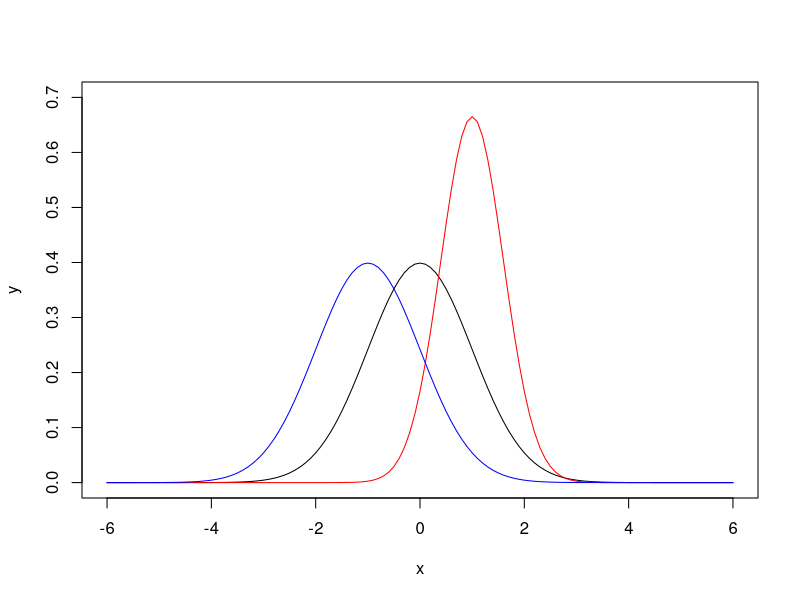
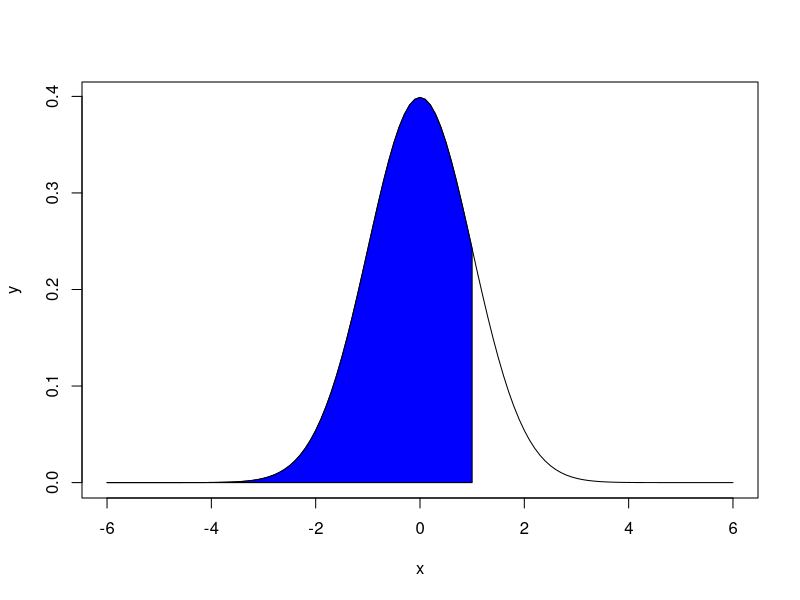
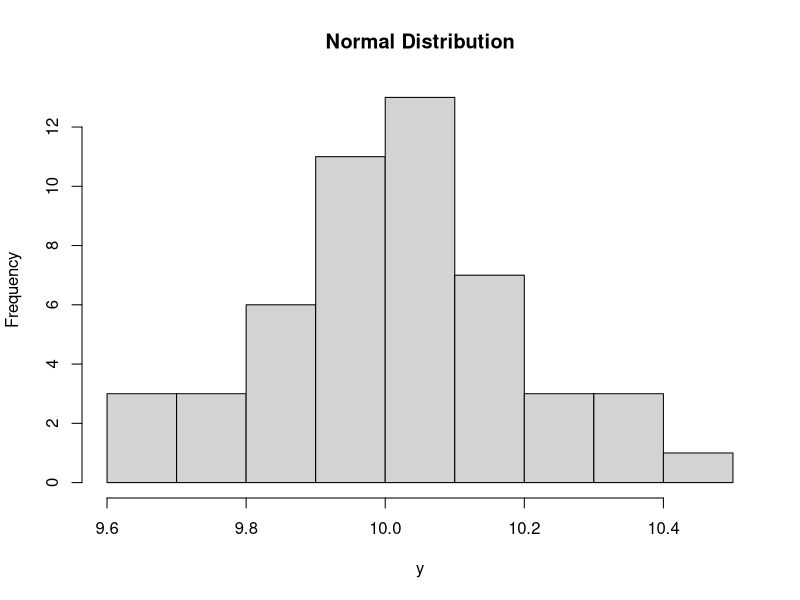
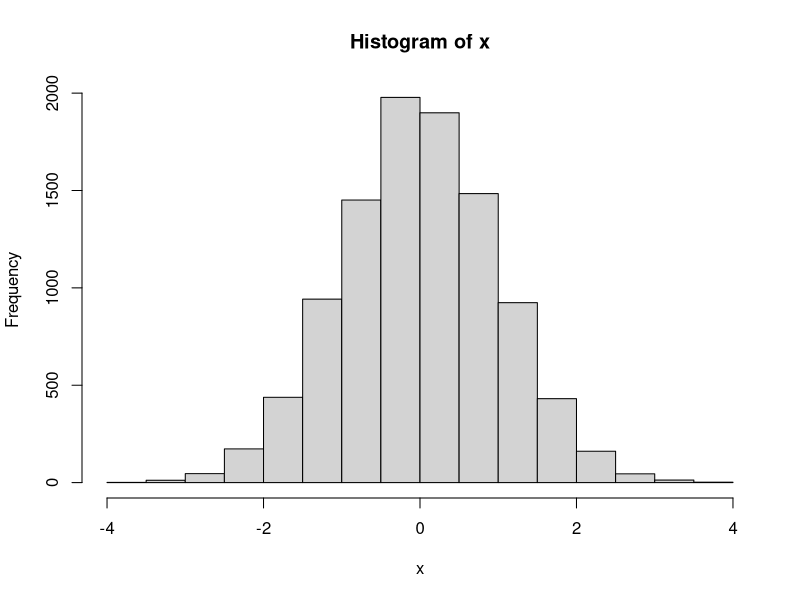
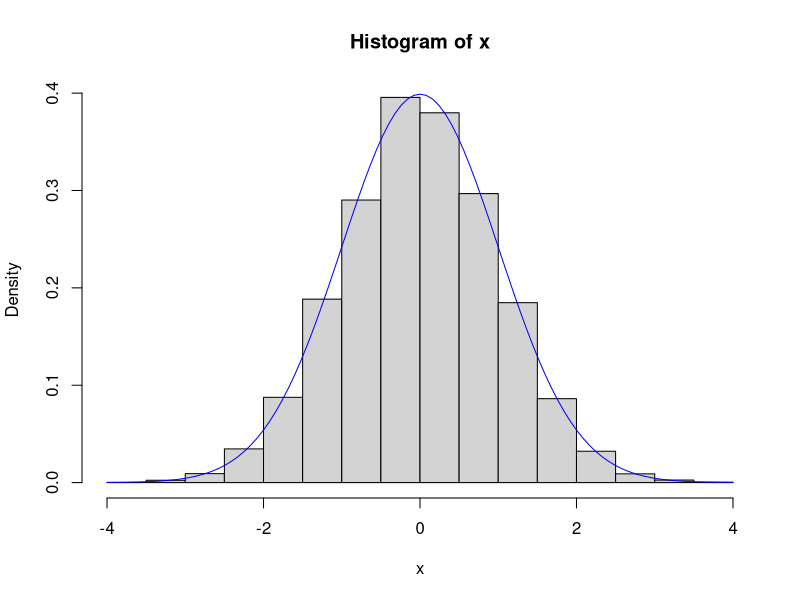
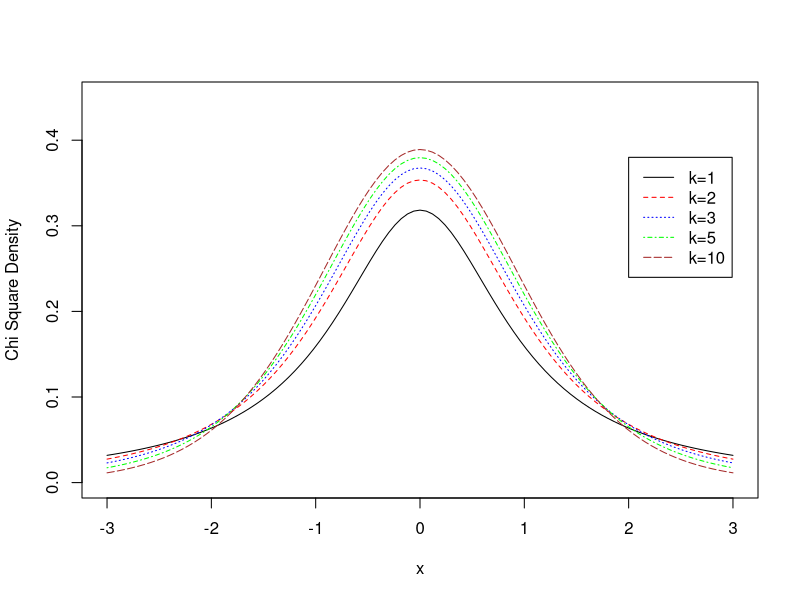
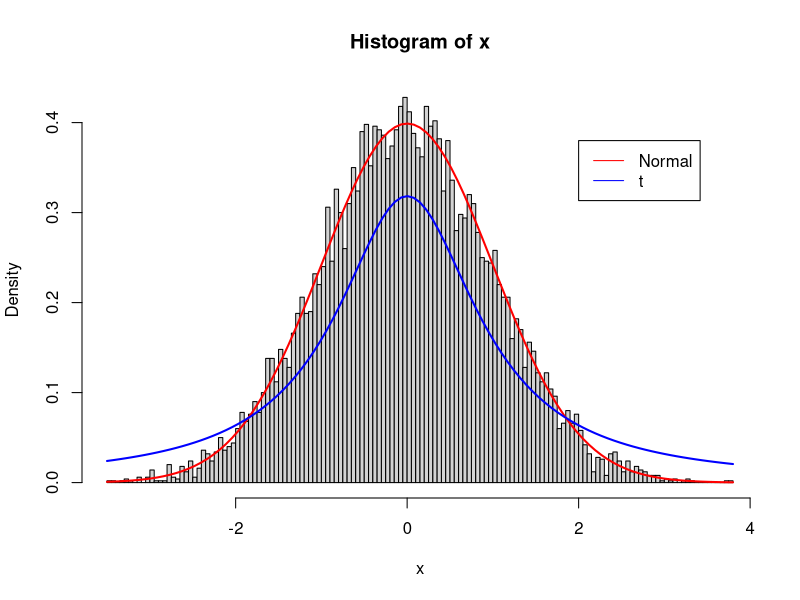
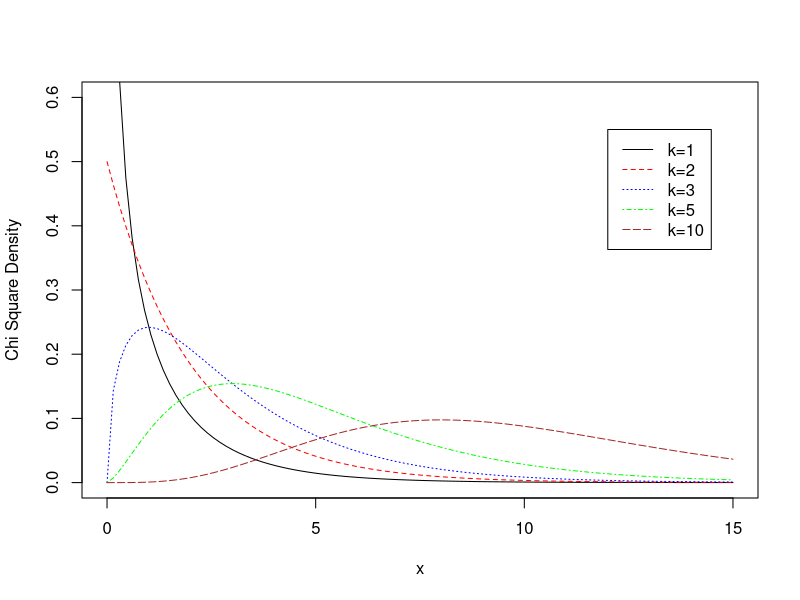

Reproduce these figures in R, in order.
#' ---
#' title: "Demo: Introduction to R - Distribution Functions"
#' author: "Eleni-Rosalina Andrinopoulou, Department of Biostatistics, Erasmus Medical Center"
#' output: 
#'   html_document:
#'     toc: true
#'     toc_float:
#'       collapsed: false
#'     df_print: paged
#' ---
#' 


#' # Common probability distributions 

#' - Normal
#' - $t$
#' - $\chi^2$
#' - $F$
#' - Binomial	

#'
#' # Key functions to describe distributions

#' - the probability density function always begins with 'd' (p.d.f.)
#' - the cumulative distribution function always begins with 'p' (c.d.f.)
#' - the inverse cumulative distribution (or quantile function) always beings with 'q' 
#' - a function that produces random variables always begins with 'r'
#' 
#' ## Normal distribution ($z$-distribution)

#' Plotting a graph with the value of the variable in the horizontal axis and 
#' the count of the values in the vertical axis leads to a bell shape curve.

#' We will use the standard normal distribution, given by $\mu = 0$ and 
#' $\sigma = 1$.


# Create a sequence of numbers between -6 and 6 incrementing by 0.1.
x <- seq(from = -6, to = 6, by = 0.1)


# p.d.f.
y <- dnorm(x = x, mean = 0, sd = 1)
# This function returns the density of the standard normal distribution 
# (mean = 0 and sd = 1).

# Let's try other mean and sd.
w <- dnorm(x = x, mean = -1, sd = 1)
z <- dnorm(x = x, mean = 1, sd = 0.6)
# This function returns the density of the standard normal distribution 
# for a given mean and standard deviation (p.d.f.).

# Plot
plot(x = x, y = y, type = "l", xlim = c(-6,6), ylim = c(0, 0.7))
lines(x = x, y = z, col = "red")
lines(x = x, y = w, col = "blue")


# c.d.f.
y <- pnorm(q = x)
# This function returns the cumulative probability of the standard normal 
# distribution. 
# That is the area under the standard normal curve to the left of x.
# E.g. for x equal to 1
x <- seq(from = -6, to = 6, by = 0.1)
y <- dnorm(x = x, mean = 0, sd = 1) # Z score
plot(x = x, y = y, type = "l", xlim = c(-6,6))
polygon(x = c(x[x <= 1], 1), y = c(y[x <= 1], 0), col = "blue")
# Then:
pnorm(q = 1)
# This means that the probability of getting a value smaller or equal 
# than 1 is 0.84 or 84%.


# If now we want Pr(X > 1) = 1 - Pr(X <= 1)
1 - pnorm(q = 1)
# This means that the probability of getting a value larger than 1 is 0.16 or 16%.

# We can also use the argument lower.tail = FALSE to obtain the same result.
pnorm(q = 1, lower.tail = FALSE)


# Inverse cumulative distribution
qnorm(p = 0.84)
# This function is the inverse of the `pnorm()` function. For example, the X 
# score corresponding to the 84th percentile is 1.


#  Random variables
# Create a sample of 50 numbers which are normally distributed with 
# mean 10 and sd 0.2.
y <- rnorm(n = 50, mean = 10, sd = 0.2)
# This function is used to generate random numbers whose distribution is normal. 
hist(x = y, main = "Normal Distribution")

# In many applications, we want to be able to reproduce the results of 
# our data analysis. It is then important to use the set.seed(q) function 
# to generate the same set of random numbers. Here `q` is an integer. 
set.seed(123)
rnorm(n = 5)
# If we run the above code multiple times, we get the same numbers.


# Let's generate 10000 random values from a normal distribution with 
# mean 0 and sd = 1. 
set.seed(123)
x <- rnorm(n = 10000)
mean(x)
sd(x)
# We see that the mean and sd are very close to 0 and 1 as expected.
# To verify that the data is normally distributed, we generate a histogram 
# using the hist().
hist(x = x)

hist(x = x, freq = FALSE)
# The freq = FALSE argument is to obtain the density (fraction of points in
# each interval) on the y-axis instead of frequency (number of points in each 
# interval). With this option, the total area of the histogram is normalized to 1.
curve(expr = dnorm(x), col = "blue", add = TRUE)
# The function `curve()` draws a curve corresponding to a function.



#' ## t-distribution

#' - Like the normal distribution ($z$-distribution), the t-distribution is 
#' also symmetric.\
#' - The $t$-distribution depends on the degrees of freedom. The curves with more 
#' degrees of freedom are taller and have thinner tails. 
#' These are related to the sample size.\
#' - The $t$-distribution is most useful for small sample sizes, when the 
#' population standard deviation is not known, or both.\
#' - As the sample size increases, the $t$-distribution becomes more similar 
#' to a normal distribution. \
#'
#' **Degrees of freedom**\

#' Degrees of freedom of an estimate is the number of values that have the 
#' freedom to vary in the data sample. It is not quite the same as the number 
#' of items in the sample. For example we are interested in the mean BMI of 
#' our students. Let's assume that we have 50 students. If we also have the 
#' mean value, this means that 49 BMI values can be fixed and 1 can vary.


# Generate a random sample from the standard normal distribution.
x <- rnorm(n = 10000)


# p.d.f.
# For this distribution we need to define the degrees of freedom.
curve(expr = dt(x = x, df = 1), xlim = c(-3, 3), ylim = c(0, 0.45), 
      ylab = "Chi Square Density")
curve(expr = dt(x = x, df = 2), col = "red",lty = 2, add = TRUE)
curve(expr = dt(x = x, df = 3), col = "blue",lty = 3, add = TRUE)
curve(expr = dt(x = x, df = 5), col = "green",lty = 4, add = TRUE)
curve(expr = dt(x = x, df = 10), col = "brown",lty = 5, add = TRUE)
legend(2, 0.38, c("k=1", "k=2", "k=3", "k=5", "k=10"),
       col = c("black", "red", "blue", "green", "brown"), lty = 1:5)


# Difference between normal and $t$ distribution
hist(x, freq = FALSE, breaks = 200)
curve(expr = dnorm(x), col = "red", lwd = 2, add = TRUE)
curve(expr = dt(x = x, df = 1), col = "blue", lwd = 2, add = TRUE)
legend(2, 0.38, c("Normal", "t"),
       col = c("red", "blue"), lty = c(1,1))


# c.d.f.
# The `pt()` function returns the cumulative probability of the $t$ distribution. 
# E.g. Pr(X <= 1):
pt(q = 1, df = 1)
# This means that the probability of getting a value smaller or equal than 
# 1 is 0.75 or 75%.

# If now we want Pr(X > 1) = 1 - Pr(X <= 1)
1 - pt(q = 1, df = 1)
# This means that the probability of getting a value larger than 1 is 0.25 or 25%.

# We can also use the argument lower.tail = FALSE to obtain the same result.
pt(q = 1, df = 1, lower.tail = FALSE)


# Inverse cumulative distribution
qt(p = 0.75, df = 1)
# This function is the inverse of the `pt()` function. 
# For example, the value corresponding to the 75th percentile is 1.

# Random variables
set.seed(123)
x <- rt(n = 10000, df = 3)



#' ## $\chi^2$ distribution

#' A $\chi^2$ distribution with $k$ degrees of freedom is constructed by the sum 
#' of the square of $k$ independent standard normal random variables. 
#' If $X_1, X_2, \dots, X_k$ are independent random variables from the 
#' standard normal distribution, then the random variable
#' $Q = X^2_1+X^2_2+ \dots +X^2_k$ follows the $\chi^2$ distribution with $k$ 
#' degrees of freedom. 


# Generate a random sample from the standard normal distribution.
x <- rnorm(n = 10000)


# p.d.f.
# For this distribution we need to define the degrees of freedom.
curve(expr = dchisq(x = x, df = 1), xlim = c(0, 15), ylim = c(0, 0.6), 
      ylab = "Chi Square Density")
curve(expr = dchisq(x = x, df = 2), col = "red",lty = 2, add = TRUE)
curve(expr = dchisq(x = x, df = 3), col = "blue",lty = 3, add = TRUE)
curve(expr = dchisq(x = x, df = 5), col = "green",lty = 4, add = TRUE)
curve(expr = dchisq(x = x, df = 10), col = "brown",lty = 5, add = TRUE)
legend(12, 0.55, c("k=1", "k=2", "k=3", "k=5", "k=10"),
       col=c("black", "red", "blue", "green", "brown"), lty = 1:5)


# If we now plot x^2, were x is a random variable from the standard normal 
# distribution we get:
hist(x = x^2, freq = FALSE, breaks = 200, xlim = c(0,5))
# Does it look familiar?
curve(expr = dchisq(x = x, df = 1), add = TRUE)
# x^2  follows the \chi^2 distribution with one degree of freedom. 


# Let's assume more variables.
X1 <- rnorm(n = 10000)^2 
X2 <- rnorm(n = 10000)^2  
X3 <- rnorm(n = 10000)^2 
Q <- X1 + X2 + X3

hist(Q, freq = FALSE, breaks = 100)
curve(expr = dchisq(x = x, df = 3), col = "red", add = TRUE)


# Random variables
x <- rchisq(n = 10000, df = 3)


# c.d.f.
# Same as before:
x <- seq(from = 0, to = 10, by = 0.1)
y <- dchisq(x = x, df = 3) 
plot(x, y, type = "l")
polygon(c(x[x <= 8], 8), c(y[x <= 8], 0), col = "blue")
# The Pr(x^2 <= 8) is
pchisq(q = 8, df = 3)

plot(x, y, type = "l")
polygon(c(8, x[x >= 8], max(x)), c(0, y[x >= 8], 0), col = "blue")
# The Pr(x^2 > 8) is
pchisq(q = 8, df = 3, lower.tail = FALSE)


# Inverse cumulative distribution
qchisq(p = 0.95, df = 3)
# This function is the inverse of the pchisq() function. 
# For example, the value corresponding to the 95th percentile is 8.



#' ## $F$ distribution
#' If two independent random variables follow the $\chi^2$-distribution 
#' with m1 and m2 degrees of freedom respectively, then the ratio each divided 
#' by its degrees of freedom follows an $F$ distribution.
#' This distribution is used whenever you need to compare two 
#' $\chi^2$-distributions (compare two different sum of squares).
#' 
# Generate a sequence of values.
x <- seq(from = 0, to = 20, by = 0.1) 


# p.d.f.
plot(df(x = x, df1 = 3, df2 = 5), type = "l", ylab = "F Density")
plot(df(x = x, df1 = 10, df2 = 20), type = "l", ylab = "F Density")

# Generate chi square data with df = 3.
chi.sq.1 <- rchisq(10000, 3)
# Scale the chi square variable.
scaled.chi.sq.1 <- chi.sq.1 / 3
# Generate chi square data with df = 20.
chi.sq.2 <- rchisq(10000, 20)  
# Scale the chi square variable.
scaled.chi.sq.2 <- chi.sq.2 / 20  
# Take the ratio of the two chi squares (F).
F_3_20 <-  scaled.chi.sq.1  / scaled.chi.sq.2 
# Plot
hist(F_3_20, freq = FALSE) 
curve(expr = df(x = x, df1 = 3, df2 = 20), col = "red", add = TRUE)



#' ## Binomial

#' The binomial distribution model deals with finding the probability of 
#' success of an event which has only two possible outcomes in a series of 
#' experiments. For example, tossing a coin always gives a head or a tail. 
#' The probability of finding exactly 3 heads in tossing a coin repeatedly 
#' for 10 times is estimated using the binomial distribution.\
#' Note: A single success/failure experiment is also called a Bernoulli trial or
#' a Bernoulli experiment.

# Create a sample of 50 numbers ranging from 0 to 50 which are incremented by 1.
x <- seq(from = 0, to = 50, by = 1)


# p.d.f.
# Here we need to define the number of trials (size) and the probability of 
# success on each trial (prob). 
y <- dbinom(x, size = 50, prob = 0.5, log = FALSE)


# c.d.f.
y <- pbinom(q = x, size = 50, prob = 0.5)
# This function returns the cumulative probability function of the 
# binomial distribution.

# Assume a coin is weighted so that it comes up heads 60% of the time. 
# What is the probability that you will obtain more than 25 heads after 50 flips?
# Pr(X > 25) = 1 - Pr(X <= 25)
1 - pbinom(q = 25, size = 50, prob = 0.6)
# other way to obtain the same results
1 - sum(dbinom(x = (1:25), size = 50, prob = 0.6))
# Alternatively,
pbinom(q = 25,  size = 50, prob = 0.6, lower.tail = FALSE)

# Assume a die is rolled 10 times. What it the probability that you will roll 
# fewer than 5 sixes?
# Pr(X < 5) = Pr(X <= 4)
pbinom(q = 4, size = 10, prob = 0.16)

# Assume a die is rolled 100 times. 
# What it the probability that you will roll more than 5 sixes?
# Pr(X > 5) = 1 - Pr(X <= 5)
1 - pbinom(q = 5, size = 100, prob = 0.16, lower.tail = TRUE)
pbinom(q = 5, size = 100, prob = 0.16, lower.tail = FALSE)

# Random variables
x <- rbinom(n = 20, size = 1, prob = 0.3)
print(x)

